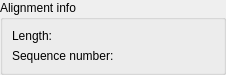
<?xml version="1.0" encoding="UTF-8"?>
<ui version="4.0">
 <class>McaGeneralTab</class>
 <widget class="QWidget" name="McaGeneralTab">
  <property name="geometry">
   <rect>
    <x>0</x>
    <y>0</y>
    <width>226</width>
    <height>57</height>
   </rect>
  </property>
  <property name="windowTitle">
   <string>Form</string>
  </property>
  <layout class="QVBoxLayout" name="verticalLayout">
   <property name="leftMargin">
    <number>0</number>
   </property>
   <property name="topMargin">
    <number>0</number>
   </property>
   <property name="rightMargin">
    <number>0</number>
   </property>
   <property name="bottomMargin">
    <number>0</number>
   </property>
   <item>
    <widget class="QGroupBox" name="groupBox">
     <property name="title">
      <string>Alignment info</string>
     </property>
     <layout class="QGridLayout" name="gridLayout">
      <item row="0" column="0">
       <widget class="QLabel" name="label">
        <property name="text">
         <string>Length:</string>
        </property>
       </widget>
      </item>
      <item row="0" column="1">
       <widget class="QLabel" name="lengthLabel">
        <property name="text">
         <string/>
        </property>
        <property name="alignment">
         <set>Qt::AlignCenter</set>
        </property>
       </widget>
      </item>
      <item row="1" column="0">
       <widget class="QLabel" name="label_2">
        <property name="text">
         <string>Sequence number:</string>
        </property>
       </widget>
      </item>
      <item row="1" column="1">
       <widget class="QLabel" name="seqNumLabel">
        <property name="text">
         <string/>
        </property>
        <property name="alignment">
         <set>Qt::AlignCenter</set>
        </property>
       </widget>
      </item>
     </layout>
    </widget>
   </item>
  </layout>
 </widget>
 <resources/>
 <connections/>
</ui>
